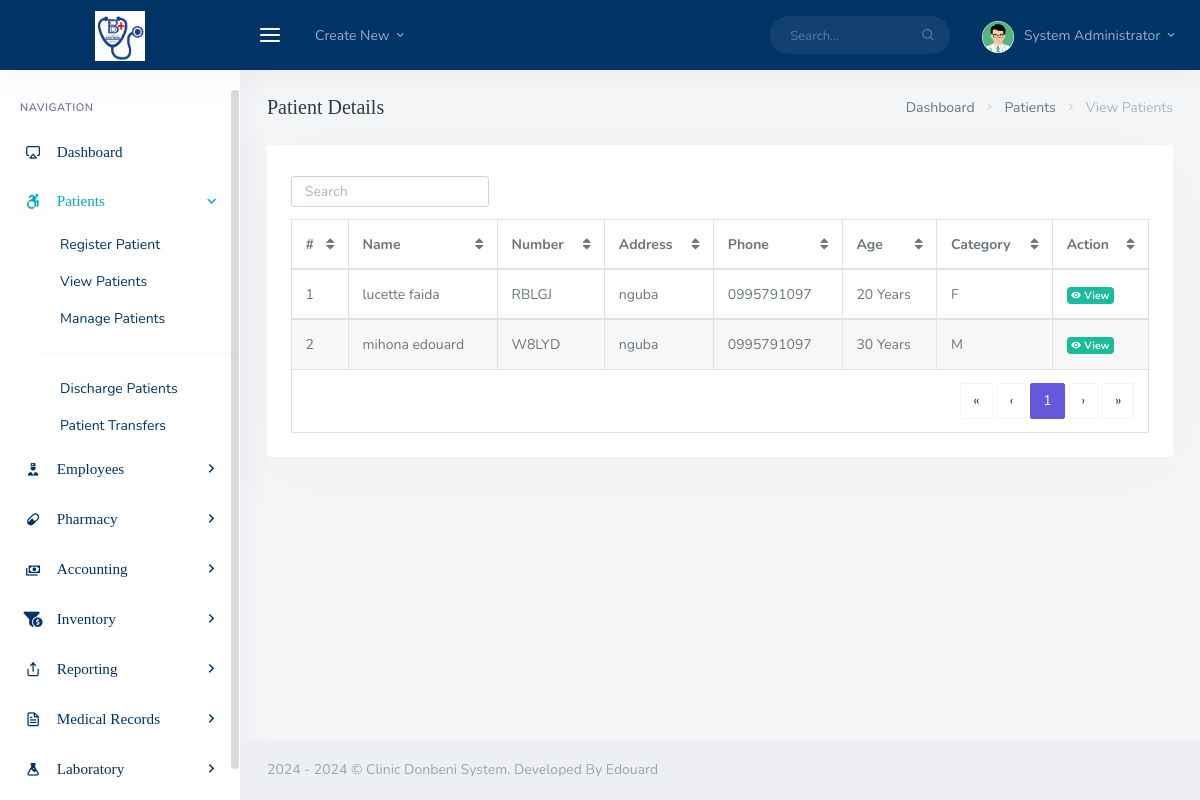
The app's page /backend/admin/admin_view_patients.php (signed in) with its own data.
### tables this page shows
CREATE TABLE `patients` (
  `pat_id` int(20) NOT NULL,
  `pat_nom` varchar(200) DEFAULT NULL,
  `pat_postnom` varchar(200) DEFAULT NULL,
  `pat_prenom` varchar(200) DEFAULT NULL,
  `pat_sexe` varchar(2) DEFAULT NULL,
  `pat_emploi` varchar(200) DEFAULT NULL,
  `pat_age` varchar(200) DEFAULT NULL,
  `pat_daten` varchar(200) DEFAULT NULL,
  `pat_number` varchar(200) DEFAULT NULL,
  `pat_addr` text,
  `pat_phone` varchar(200) DEFAULT NULL,
  `pat_date_create` timestamp(6) NOT NULL DEFAULT CURRENT_TIMESTAMP(6) ON UPDATE CURRENT_TIMESTAMP(6),
  `pat_date_update` timestamp(6) NOT NULL DEFAULT CURRENT_TIMESTAMP(6) ON UPDATE CURRENT_TIMESTAMP(6),
  `id_user` varchar(200) DEFAULT NULL,
  `pat_etat` int(11) NOT NULL DEFAULT '0',
  `pat_statu` int(11) NOT NULL DEFAULT '0'
);

### backend/admin/admin_view_patients.php (the view, shortened to what this page needs)
<?php
  include('assets/inc/config.php');
?>
<!DOCTYPE html>
<html lang="en">
<?php include('assets/inc/head.php');?>
    <body>
        <div id="wrapper">
                <?php include('assets/inc/nav.php');?>
                <?php include("assets/inc/sidebar.php");?>
            <div class="content-page">
                <div class="content">
                    <div class="container-fluid">
                        <div class="row">
                            <div class="col-12">
                                <div class="page-title-box">
                                    <div class="page-title-right">
                                        <ol class="breadcrumb m-0">
                                            <li class="breadcrumb-item"><a href="javascript: void(0);">Dashboard</a></li>
                                            <li class="breadcrumb-item"><a href="javascript: void(0);">Patients</a></li>
                                            <li class="breadcrumb-item active">View Patients</li>
                                        </ol>
                                    </div>
                                    <h4 class="page-title">Patient Details</h4>
                                </div>
                            </div>
                        </div>
                        <div class="row">
                            <div class="col-12">
                                <div class="card-box">
                                    <div class="mb-2">
                                        <div class="row">
                                            <div class="col-12 text-sm-center form-inline" >
                                                <div class="form-group">
                                                    <input id="demo-foo-search" type="text" placeholder="Search" class="form-control form-control-sm" autocomplete="on">
                                                </div>
                                            </div>
                                        </div>
                                    </div>
                                    <div class="table-responsive">
                                        <table id="demo-foo-filtering" class="table table-bordered toggle-circle mb-0" data-page-size="7">
                                            <thead>
                                            <tr>
                                                <th>#</th>
                                                <th data-toggle="true">Name</th>
                                                <th data-hide="phone">Number</th>
                                                <th data-hide="phone">Address</th>
                                                <th data-hide="phone">Phone</th>
                                                <th data-hide="phone">Age</th>
                                                <th data-hide="phone">Category</th>
                                                <th data-hide="phone">Action</th>
                                            </tr>
                                            </thead>
                                            <?php
                                                $ret="SELECT * FROM patients ORDER BY RAND() ";
                                                $stmt= $mysqli->prepare($ret) ;
                                                $stmt->execute() ;
                                                $res=$stmt->get_result();
                                                $cnt=1;
                                                while($row=$res->fetch_object())
                                                {
                                            ?>
                                                <tbody>
                                                <tr>
                                                    <td><?php echo $cnt;?></td>
                                                    <td><?php echo $row->pat_prenom;?> <?php echo $row->pat_nom;?></td>
                                                    <td><?php echo $row->pat_number;?></td>
                                                    <td><?php echo $row->pat_addr;?></td>
                                                    <td><?php echo $row->pat_phone;?></td>
                                                    <td><?php echo $row->pat_age;?> Years</td>
                                                    <td><?php echo $row->pat_sexe;?></td>
                                                    <td><a href="admin_view_single_patient.php?pat_id=<?php echo $row->pat_id;?>&&pat_number=<?php echo $row->pat_number;?>" class="badge badge-success"><i class="mdi mdi-eye"></i> View</a></td>
                                                </tr>
                                                </tbody>
                                            <?php  $cnt = $cnt +1 ; }?>
                                            <tfoot>
                                            <tr class="active">
                                                <td colspan="8">
                                                    <div class="text-right">
                                                        <ul class="pagination pagination-rounded justify-content-end footable-pagination m-t-10 mb-0"></ul>
                                                    </div>
                                                </td>
                                            </tr>
                                            </tfoot>
                                        </table>
                                    </div>
                                </div>
                            </div>
                        </div>
                    </div>
                </div>
                 <?php include('assets/inc/footer.php');?>
            </div>
        </div>
    </body>
</html>

### backend/admin/assets/inc/head.php (shortened to what this page needs)
<head>
        <link href="assets/libs/flatpickr/flatpickr.min.css" rel="stylesheet" type="text/css" />
        <link href="assets/css/bootstrap2.min.css" rel="stylesheet" type="text/css" />
        <link href="assets/css/icons.min.css" rel="stylesheet" type="text/css" />
        <link href="assets/css/app.mi.css" rel="stylesheet" type="text/css" />
         <link href="assets/libs/ladda/ladda-themeless.min.css" rel="stylesheet" type="text/css" />
        <link href="assets/libs/footable/footable.core.min.css" rel="stylesheet" type="text/css" />
</head>

### backend/admin/assets/inc/nav.php (shortened to what this page needs)
<?php
    $aid=$_SESSION['ad_id'];
    $ret="select * from admin where ad_id=?";
    $stmt= $mysqli->prepare($ret) ;
    $stmt->bind_param('i',$aid);
    $stmt->execute() ;
    $res=$stmt->get_result();
    while($row=$res->fetch_object())
    {
?>
    <div class="navbar-custom">
        <ul class="list-unstyled topnav-menu float-right mb-0">
            <li class="d-none d-sm-block">
                <form class="app-search">
                    <div class="app-search-box">
                        <div class="input-group">
                            <input type="text" class="form-control" placeholder="Search...">
                            <div class="input-group-append">
                                <button class="btn" type="submit">
                                    <i class="fe-search"></i>
                                </button>
                            </div>
                        </div>
                    </div>
                </form>
            </li>
            <li class="dropdown notification-list">
                <a class="nav-link dropdown-toggle nav-user mr-0 waves-effect waves-light" data-toggle="dropdown" href="#" role="button" aria-haspopup="false" aria-expanded="false">
                    <img src="assets/images/users/<?php echo $row->ad_dpic;?>" alt="dpic" class="rounded-circle">
                    <span class="pro-user-name ml-1">
                        <?php echo $row->ad_fname;?> <?php echo $row->ad_lname;?> <i class="mdi mdi-chevron-down"></i>
                    </span>
                </a>
            </li>
        </ul>
        <div class="logo-box">
            <a href="admin_dashboard.php" class="logo text-center">
                <span class="logo-lg">
                    <img src="assets/images/donb.jpg" alt="" height="50">
                </span>
            </a>
        </div>
        <ul class="list-unstyled topnav-menu topnav-menu-left m-0">
            <li>
                <button class="button-menu-mobile waves-effect waves-light">
                    <i class="fe-menu"></i>
                </button>
            </li>
            <li class="dropdown d-none d-lg-block">
                <a class="nav-link dropdown-toggle waves-effect waves-light" data-toggle="dropdown" href="#" role="button" aria-haspopup="false" aria-expanded="false">
                    Create New
                    <i class="mdi mdi-chevron-down"></i>
                </a>
            </li>
        </ul>
    </div>
<?php }?>

### backend/admin/assets/inc/sidebar.php (shortened to what this page needs)
<div class="left-side-menu">
                <div class="slimscroll-menu">
                    <div id="sidebar-menu">
                        <ul class="metismenu" id="side-menu">
                            <li class="menu-title">Navigation</li>
                            <li>
                                <a href="admin_dashboard.php">
                                    <i class="fe-airplay"></i>
                                    <span> Dashboard </span>
                                </a>
                            </li>
                            <li>
                                <a href="javascript: void(0);">
                                    <i class="fab fa-accessible-icon "></i>
                                    <span> Patients </span>
                                    <span class="menu-arrow"></span>
                                </a>
                                <ul class="nav-second-level" aria-expanded="false">
                                    <li>
                                        <a href="admin_register_patient.php">Register Patient</a>
                                    </li>
                                    <li>
                                        <a href="admin_view_patients.php">View Patients</a>
                                    </li>
                                    <li>
                                        <a href="admin_manage_patient.php">Manage Patients</a>
                                    </li>
                                    <hr>
                                    <li>
                                        <a href="admin_discharge_patient.php">Discharge Patients</a>
                                    </li>
                                    <li>
                                        <a href="admin_patient_transfer.php">Patient Transfers</a>
                                    </li>
                                </ul>
                            </li>
                            <li>
                                <a href="javascript: void(0);">
                                    <i class="mdi mdi-doctor"></i>
                                    <span> Employees </span>
                                    <span class="menu-arrow"></span>
                                </a>
                            </li>
                            <li>
                                <a href="javascript: void(0);">
                                    <i class="mdi mdi-pill"></i>
                                    <span> Pharmacy </span>
                                    <span class="menu-arrow"></span>
                                </a>
                            </li>
                            <li>
                                <a href="javascript: void(0);">
                                    <i class="mdi mdi-cash-multiple "></i>
                                    <span> Accounting </span>
                                    <span class="menu-arrow"></span>
                                </a>
                            </li>
                            <li>
                                <a href="javascript: void(0);">
                                    <i class=" fas fa-funnel-dollar "></i>
                                    <span> Inventory </span>
                                    <span class="menu-arrow"></span>
                                </a>
                            </li>
                            <li>
                                <a href="javascript: void(0);">
                                    <i class="fe-share"></i>
                                    <span> Reporting </span>
                                    <span class="menu-arrow"></span>
                                </a>
                            </li>
                            <li>
                                <a href="javascript: void(0);">
                                    <i class="fe-file-text"></i>
                                    <span> Medical Records </span>
                                    <span class="menu-arrow"></span>
                                </a>
                            </li>
                            <li>
                                <a href="javascript: void(0);">
                                    <i class="mdi mdi-flask"></i>
                                    <span> Laboratory </span>
                                    <span class="menu-arrow"></span>
                                </a>
                            </li>
                        </ul>
                    </div>
                </div>
            </div>

### backend/admin/assets/inc/footer.php
<footer class="footer">
    <div class="container-fluid">
        <div class="row">
            <div class="col-md-12">
                2024 - <?php echo date('Y'); ?> &copy; Clinic Donbeni System. Developed By Edouard</a>
            </div>
        </div>
    </div>
</footer>

### records on screen
patients: pat_prenom "lucette", pat_nom "faida", pat_number "RBLGJ", pat_addr "nguba", pat_phone "0995791097", pat_age "20", pat_sexe "F"
patients: pat_prenom "mihona", pat_nom "edouard", pat_number "W8LYD", pat_addr "nguba", pat_phone "0995791097", pat_age "30", pat_sexe "M"

### other values on screen
$row->ad_fname "System"
$row->ad_lname "Administrator"
